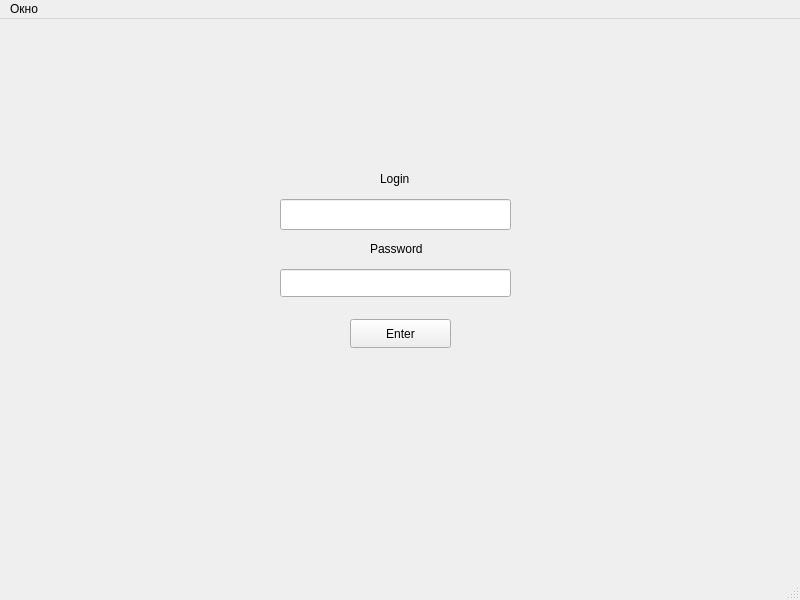
<?xml version="1.0" encoding="UTF-8"?>
<ui version="4.0">
 <class>MainWindow</class>
 <widget class="QMainWindow" name="MainWindow">
  <property name="geometry">
   <rect>
    <x>0</x>
    <y>0</y>
    <width>800</width>
    <height>600</height>
   </rect>
  </property>
  <property name="windowTitle">
   <string>MainWindow</string>
  </property>
  <widget class="QWidget" name="centralwidget">
   <widget class="QLabel" name="label">
    <property name="geometry">
     <rect>
      <x>380</x>
      <y>150</y>
      <width>63</width>
      <height>20</height>
     </rect>
    </property>
    <property name="text">
     <string>Login</string>
    </property>
   </widget>
   <widget class="QLabel" name="label_2">
    <property name="geometry">
     <rect>
      <x>370</x>
      <y>220</y>
      <width>63</width>
      <height>20</height>
     </rect>
    </property>
    <property name="text">
     <string>Password</string>
    </property>
   </widget>
   <widget class="QLineEdit" name="loginLine">
    <property name="geometry">
     <rect>
      <x>280</x>
      <y>180</y>
      <width>231</width>
      <height>31</height>
     </rect>
    </property>
   </widget>
   <widget class="QLineEdit" name="passwordLine">
    <property name="geometry">
     <rect>
      <x>280</x>
      <y>250</y>
      <width>231</width>
      <height>28</height>
     </rect>
    </property>
   </widget>
   <widget class="QPushButton" name="pushButton">
    <property name="geometry">
     <rect>
      <x>350</x>
      <y>300</y>
      <width>101</width>
      <height>29</height>
     </rect>
    </property>
    <property name="text">
     <string>Enter</string>
    </property>
   </widget>
  </widget>
  <widget class="QMenuBar" name="menubar">
   <property name="geometry">
    <rect>
     <x>0</x>
     <y>0</y>
     <width>800</width>
     <height>25</height>
    </rect>
   </property>
   <widget class="QMenu" name="menu">
    <property name="title">
     <string>Окно</string>
    </property>
   </widget>
   <addaction name="menu"/>
  </widget>
  <widget class="QStatusBar" name="statusbar"/>
 </widget>
 <resources/>
 <connections/>
</ui>
